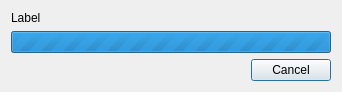
<?xml version="1.0" encoding="UTF-8"?>
<ui version="4.0">
 <class>ProgressDialog</class>
 <widget class="QDialog" name="ProgressDialog">
  <property name="geometry">
   <rect>
    <x>0</x>
    <y>0</y>
    <width>338</width>
    <height>85</height>
   </rect>
  </property>
  <property name="windowTitle">
   <string>Progress dialog</string>
  </property>
  <layout class="QVBoxLayout" name="verticalLayout">
   <property name="sizeConstraint">
    <enum>QLayout::SetFixedSize</enum>
   </property>
   <item>
    <widget class="QLabel" name="label">
     <property name="minimumSize">
      <size>
       <width>320</width>
       <height>0</height>
      </size>
     </property>
     <property name="text">
      <string>Label</string>
     </property>
     <property name="wordWrap">
      <bool>true</bool>
     </property>
    </widget>
   </item>
   <item>
    <widget class="QProgressBar" name="progressBar">
     <property name="maximum">
      <number>0</number>
     </property>
     <property name="value">
      <number>-1</number>
     </property>
     <property name="textVisible">
      <bool>false</bool>
     </property>
    </widget>
   </item>
   <item>
    <widget class="QDialogButtonBox" name="buttonBox">
     <property name="orientation">
      <enum>Qt::Horizontal</enum>
     </property>
     <property name="standardButtons">
      <set>QDialogButtonBox::Cancel</set>
     </property>
    </widget>
   </item>
  </layout>
 </widget>
 <resources/>
 <connections>
  <connection>
   <sender>buttonBox</sender>
   <signal>accepted()</signal>
   <receiver>ProgressDialog</receiver>
   <slot>accept()</slot>
   <hints>
    <hint type="sourcelabel">
     <x>248</x>
     <y>254</y>
    </hint>
    <hint type="destinationlabel">
     <x>157</x>
     <y>274</y>
    </hint>
   </hints>
  </connection>
  <connection>
   <sender>buttonBox</sender>
   <signal>rejected()</signal>
   <receiver>ProgressDialog</receiver>
   <slot>reject()</slot>
   <hints>
    <hint type="sourcelabel">
     <x>316</x>
     <y>260</y>
    </hint>
    <hint type="destinationlabel">
     <x>286</x>
     <y>274</y>
    </hint>
   </hints>
  </connection>
 </connections>
</ui>
